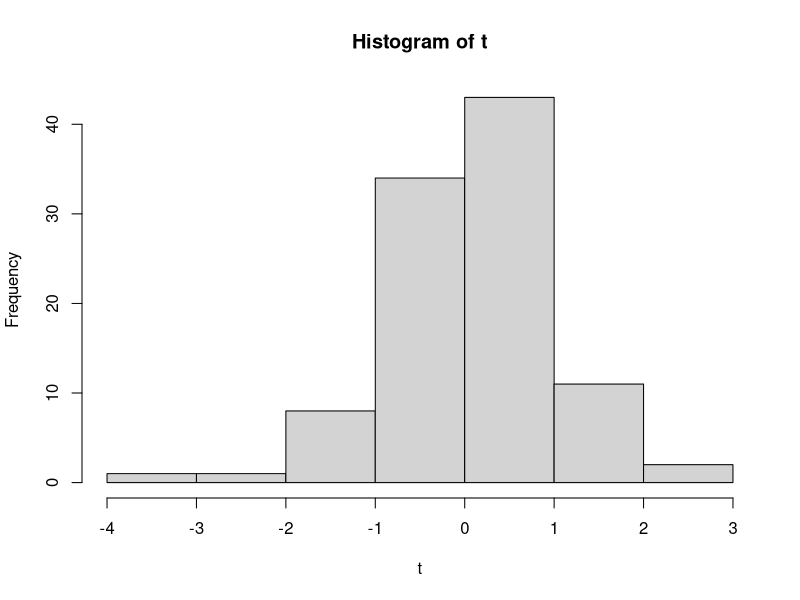

Generate this figure with R: (Note: this script raises an error after producing the figure.)
## ---- chunk 1
t=rnorm(100)
hist(t)
## ---- chunk 2
6+2
6-2
#
## ---- chunk 3
4*2
## ---- chunk 4
4^2
4/3

4%%2
## ---- chunk 5
6+2*3
#que esperas si si, que si no?
## ---- chunk 6
a<-5
a^3
## ---- chunk 7
s<-seq(65, 72)
s
## ---- chunk 8
s+3
## ---- chunk 9

o<-s+35
## ---- chunk 10
o<-o/100
o
## ---- chunk 11
o/s
f<-4:8
i<-2:3
f/i
f
i
## ---- chunk 12
sum(o)/length(o)
## ---- chunk 13
mean(o)
## ---- chunk 14
rep(3,12)
## ---- chunk 15
rep(12,3)
rep(times=3, x=12)
## ---- chunk 16
mean_vec<-rep(mean(o), 3)

## ---- chunk 17
c(1,2,3, 5)
## ---- chunk 18
m<-c(mean_vec, 66, 3)
m
## ---- chunk 19
str(mean_vec)
str(m)
str(o)
str(s)
str(a)
## ---- chunk 20
colibri_vector<-c("Coeligena wilsoni", "Coeligena prunellei", "Coeligena torquata", "Coeligena phalerata",
                  "Coeligena bonapartei", "Coeligena helianthea", "Coeligena lutetiae", "Coeligena violifer",
                  "Coeligena iris")

class(colibri_vector)

## ---- chunk 21
colibri_vector<-as.factor(colibri_vector)
class(colibri_vector)
## ---- chunk 22
as.numeric(colibri_vector)
## ---- chunk 23
class(colibri_vector)
class(o)
o<-c(o, colibri_vector)
class(o)
o
## ---- chunk 24
colibri_masa<-as.factor(as.vector(as.factor(c(6.7, 6.98, 6.72, 6.1,6.49,"", 6.64,7.29,7.39,6.9))))
colibri_masa<-as.numeric(as.character(colibri_masa))
## ---- chunk 25
mean(colibri_masa, na.rm=TRUE)
## ---- chunk 26
colibri_masa[4]
## ---- chunk 27
colibri_masa[]
## ---- chunk 28
colibri_masa[c(1,6:8)]
## ---- chunk 29
colibri_masa[c(1,6:8)][2]
## ---- chunk 30
ind_log<-c(T, T, T, TRUE, TRUE, FALSE, FALSE, F, F, F)
colibri_masa[ind_log]
## ---- chunk 31

ind_log<-
colibri_masa[]
## ---- chunk 32
!c(T, F, T)
colibri_masa[!is.na(colibri_masa)]
## ---- chunk 33
colibri_masa<-colibri_masa[!is.na(colibri_masa)]
colibri_vector[which(colibri_masa>6.7)]
## ---- chunk 34
colibri_masa[which(colibri_masa>6.7)]
colibri_vector[which(colibri_masa>6.7)]
## ---- chunk 35
colibri_vector[which(colibri_masa<6.5)]
## ---- chunk 36
colibri_vector[round(colibri_masa)==7]
## ---- chunk 37
c_mat<-matrix(c(colibri_vector, colibri_masa[!is.na(colibri_masa)]), ncol = 2, byrow = F)
c_df<-data.frame("especie"=colibri_vector,
                 "masa"=colibri_masa[!is.na(colibri_masa)])
## ---- chunk 38

str(c_df)
str(c_mat)
## ---- chunk 39
names(c_df)
names(c_mat)
## ---- chunk 40
c_df$especie
## ---- chunk 41

## ---- chunk 42
c_df$especie_caracter %in% c("Coeligena prunellei", "Coeligena torquata")
c_df$masa[c_df$especie_caracter %in% c("Coeligena prunellei", "Coeligena torquata"),]
## ---- chunk 43
c_df$especie_caracter<-as.character(c_df$especie)
c_df$especie_caracter %in% c("Coeligena prunellei", "Coeligena torquata")
## ---- chunk 44

## ---- chunk 45

## ---- chunk 46

